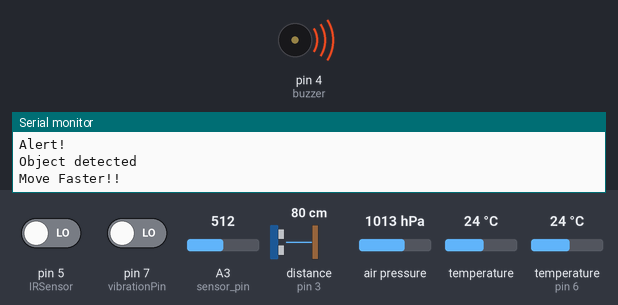
Bench run of a sketch on a simulated Arduino Uno, built with avr-gcc and run on an emulated ATmega328P. Parts: buzzer (waves = sounding, pin HIGH), the last lines printed to the serial monitor. Wiring (inferred from the names in the program): ultrasonic range finder: trigger pin 2; echo pin 3. The inputs (shaded band) are chosen by the test bench; at power-on: pin 5 (IRSensor) LOW, A3 (sensor_pin) = 512, pin 7 (vibrationPin) LOW, distance to the obstacle (sensor on pin 3) 80 cm, air pressure 1013 hPa, temperature 24 °C, temperature (sensor on pin 6) 24 °C. The echo pulse lasts 58.3 µs per cm; pins used as bus, display or sensor lines are not drawn.

Above: at 0.9 s.
At 2.5 s:
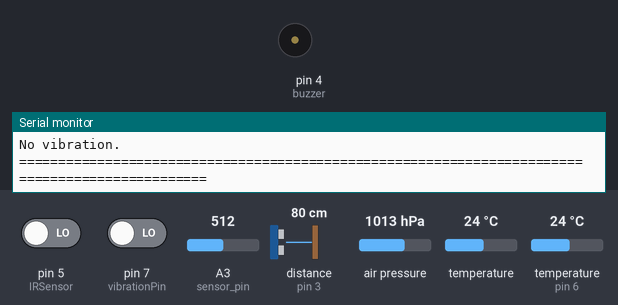
2.6 s: pin 5 (IRSensor) driven HIGH
At 3.5 s:
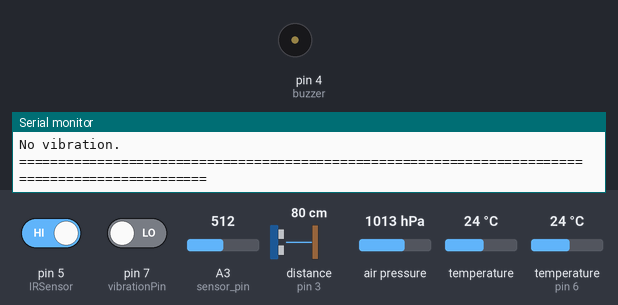
6.5 s: A3 (sensor_pin) set to 992
12.5 s: pin 7 (vibrationPin) driven HIGH
Timing chart, 0 to 15.5 s (numbered marks = the images above; inputs shaded):
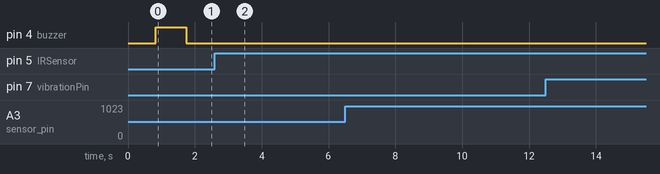

Measured:
- after the input at 2.6 s, pin 4 (buzzer): stays LOW (without the input it goes to HIGH after 2.1 s)

The sketch:

final.ino
```cpp
  #include <Wire.h>
  #include <Adafruit_BMP085.h>
  Adafruit_BMP085 bmp;

  #include <OneWire.h>
  #include <DallasTemperature.h>
  #define ONE_WIRE_BUS 6 // Data pin for DS18B20 sensors
  OneWire oneWire(ONE_WIRE_BUS);
  DallasTemperature sensors(&oneWire);

  #define echoPin 3  // Echo pin of the ultrasonic sensor
  #define trigPin 2    // Trigger pin of the ultrasonic sensor
  int IRSensor = 5; // Connect IR sensor module to Arduino pin 9
  int buzzer = 4; // Connect the buzzer to Arduino pin 10
  const int sensor_pin = A3;	/* Soil moisture sensor O/P pin */

  const int vibrationPin = 7; // Connect the SW-420 signal pin to Arduino digital pin 7

  void setup() {
    Serial.begin(9600);
    sensors.begin();
    pinMode(trigPin, OUTPUT);
    pinMode(echoPin, INPUT);
    pinMode(IRSensor, INPUT); // Set the IR Sensor pin as INPUT
    pinMode(buzzer, OUTPUT); // Set the buzzer pin as OUTPUT

    pinMode(vibrationPin, INPUT);
    if (!bmp.begin()) {
      Serial.println("Could not find a valid BMP180 sensor, check wiring!");
      while (1);
    }

  }

  void loop() {
    long duration, distance;
    int sensorStatus = digitalRead(IRSensor); // Read the IR sensor status
    float moisture_percentage;
    int sensor_analog;
    sensors.requestTemperatures();

    int vibrationStatus = digitalRead(vibrationPin);


    // Trigger the ultrasonic sensor
    digitalWrite(trigPin, LOW);
    delayMicroseconds(2);
    digitalWrite(trigPin, HIGH);
    delayMicroseconds(10);
    digitalWrite(trigPin, LOW);


    // Ultrasonic sensor

    // Read the time taken for the ultrasonic wave to return
    duration = pulseIn(echoPin, HIGH);

    // Calculate the distance in centimeters
    distance = duration * 0.034 / 2;


    // Dallas Temperature sensors

    // Print all temperature data in a single line
    Serial.println("Temperatures from top to bottom: ");
    for (int i = 0; i < sensors.getDeviceCount(); i++) {
      Serial.print("Sensor ");
      Serial.print(i + 1);
      Serial.print(": ");
      Serial.print(sensors.getTempCByIndex(i));
      Serial.print("°C  ");
      // Serial.print(sensors.getTempFByIndex(i));
      // Serial.print("°F");

      if (i < sensors.getDeviceCount() - 1) {
        Serial.print(" | ");
      }
    }
    Serial.println();


    // Print the distance to the Serial Monitor
    Serial.print("\nDistance from object: ");
    Serial.print(distance);
    Serial.println(" cm");

    if (sensorStatus == HIGH) {
      //Serial.println("_________________________");
      Serial.println("No Object detected!"); // Print message if the sensor reads an object
      Serial.println("You are safe!");

      delay(100);
      digitalWrite(buzzer, LOW); // Turn off the buzzer when no object is detected
    } else {
      //Serial.println("_________________________");
      Serial.println("Alert!");
      Serial.println("Object detected"); // Print message if an object is detected
      Serial.println("Move Faster!!");

      //delay(2000);
      digitalWrite(buzzer, HIGH); // Turn on the buzzer when an object is detected
      delay(900); // Adjust the delay to control the buzzer sound duration
      digitalWrite(buzzer, LOW); // Turn off the buzzer
    }


    // Moisture sensor

    sensor_analog = analogRead(sensor_pin);
    moisture_percentage = ( 100 - ( (sensor_analog/1023.00) * 100 ) );

    if (moisture_percentage < 15)
    {
      Serial.println("\nLow Moisture ");
    }
    else
    {
      Serial.println("\nHigh Moisture");

    }
    Serial.print("Moisture Percentage = ");
    Serial.println(moisture_percentage);
    // Serial.print("%\n\n");
    // Serial.print("---------------------------------------------\n");


    // BMP 180

    // Read temperature and pressure
    float temperature = bmp.readTemperature();
    float pressure = bmp.readPressure();

    // Calculate altitude based on pressure at sea level (101325 Pa)
    float altitude = bmp.readAltitude(101325);

    // Print the results
    Serial.print("Temperature: ");
    Serial.print(temperature);
    Serial.println(" °C");

    Serial.print("Pressure: ");
    Serial.print(pressure / 100.0);  // Convert pressure to hPa
    Serial.println(" hPa");

    Serial.print("Altitude: ");
    Serial.print(altitude);
    Serial.println(" meters");


    // Vibratiobal Sensor
    // Check the status of vibrations
    if (vibrationStatus == HIGH) {
      Serial.println("\nVibration detected!");
    } else {
      Serial.println("\nNo vibration.");
    }

    // Add a brief delay to prevent continuous readings
    // delay(100);

    // Wait until the vibration level goes below the threshold
    while (vibrationStatus == HIGH) {
     vibrationStatus = digitalRead(vibrationPin);
    // delay(100);
    }


    Serial.println("\================================================================================================\n");
    delay(2000);  // Add a delay to make the readings more readable
  }
```
